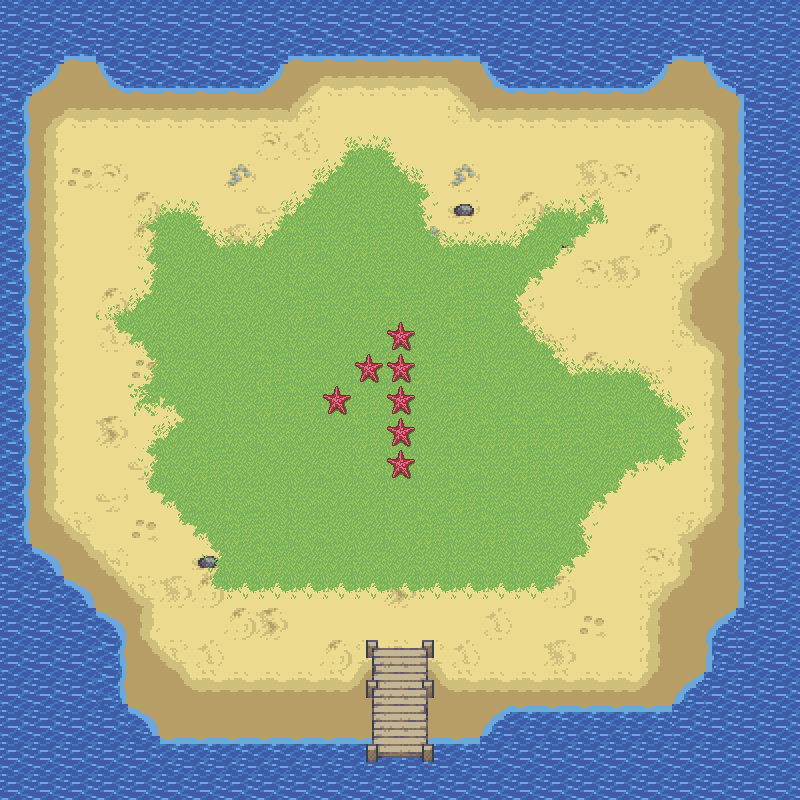

Rendered tile map (Tiled .tmx) drawn with the repository's tilesets; below, a short description and the map source with its tile grids summarised:
An orthogonal 25x25 tile map with 32x32 px tiles, 6 tile layers (entryIsland03, exit, bottom, gras, ...), 5 tilesets and 2 objects.

<map version="1.5" tiledversion="1.5.0" orientation="orthogonal" renderorder="right-down" width="25" height="25" tilewidth="32" tileheight="32" infinite="0" nextlayerid="8" nextobjectid="1">
 <editorsettings>
  <chunksize width="32" height="32" />
  <export target="insel01.json" format="json" />
 </editorsettings>
 <tileset firstgid="1" name="tf_beach_tileB" tilewidth="32" tileheight="32" tilecount="256" columns="16">
  <image source="tf_beach_tileB.png" width="512" height="512" />
  <tile id="1" probability="0.05" />
  <tile id="2" probability="0.05" />
  <tile id="3" probability="0.05" />
  <tile id="4" probability="0.05" />
  <tile id="5" probability="0.05" />
  <tile id="6" probability="0.05" />
  <tile id="7" probability="0.75" />
  <tile id="16" probability="0.005" />
  <tile id="17" probability="0.005" />
  <tile id="18" probability="0.005" />
  <tile id="19" probability="0.005" />
  <tile id="20" probability="0.005" />
  <tile id="21" probability="0.005" />
  <tile id="22" probability="0.005" />
  <tile id="23" probability="0.005" />
  <tile id="32" probability="0.005" />
  <tile id="33" probability="0.005" />
  <tile id="34" probability="0.005" />
  <wangsets>
   <wangset name="BeachSand" type="corner" tile="7">
    <wangcolor name="" color="#e7e70a" tile="-1" probability="1" />
    <wangtile tileid="1" wangid="0,1,0,1,0,1,0,1" />
    <wangtile tileid="2" wangid="0,1,0,1,0,1,0,1" />
    <wangtile tileid="3" wangid="0,1,0,1,0,1,0,1" />
    <wangtile tileid="4" wangid="0,1,0,1,0,1,0,1" />
    <wangtile tileid="5" wangid="0,1,0,1,0,1,0,1" />
    <wangtile tileid="6" wangid="0,1,0,1,0,1,0,1" />
    <wangtile tileid="7" wangid="0,1,0,1,0,1,0,1" />
    <wangtile tileid="16" wangid="0,1,0,1,0,1,0,1" />
    <wangtile tileid="17" wangid="0,1,0,1,0,1,0,1" />
    <wangtile tileid="18" wangid="0,1,0,1,0,1,0,1" />
    <wangtile tileid="19" wangid="0,1,0,1,0,1,0,1" />
    <wangtile tileid="20" wangid="0,1,0,1,0,1,0,1" />
    <wangtile tileid="21" wangid="0,1,0,1,0,1,0,1" />
    <wangtile tileid="22" wangid="0,1,0,1,0,1,0,1" />
    <wangtile tileid="23" wangid="0,1,0,1,0,1,0,1" />
    <wangtile tileid="32" wangid="0,1,0,1,0,1,0,1" />
    <wangtile tileid="33" wangid="0,1,0,1,0,1,0,1" />
    <wangtile tileid="34" wangid="0,1,0,1,0,1,0,1" />
    <wangtile tileid="152" wangid="0,1,0,0,0,1,0,1" />
    <wangtile tileid="153" wangid="0,0,0,0,0,0,0,1" />
    <wangtile tileid="154" wangid="0,1,0,0,0,0,0,0" />
    <wangtile tileid="155" wangid="0,1,0,1,0,0,0,1" />
    <wangtile tileid="156" wangid="0,1,0,0,0,1,0,1" />
    <wangtile tileid="157" wangid="0,1,0,0,0,0,0,1" />
    <wangtile tileid="158" wangid="0,1,0,1,0,0,0,1" />
    <wangtile tileid="168" wangid="0,0,0,0,0,1,0,1" />
    <wangtile tileid="171" wangid="0,1,0,1,0,0,0,0" />
    <wangtile tileid="172" wangid="0,0,0,0,0,0,0,1" />
    <wangtile tileid="174" wangid="0,1,0,0,0,0,0,0" />
    <wangtile tileid="184" wangid="0,0,0,1,0,1,0,1" />
    <wangtile tileid="185" wangid="0,0,0,0,0,1,0,0" />
    <wangtile tileid="186" wangid="0,0,0,1,0,0,0,0" />
    <wangtile tileid="187" wangid="0,1,0,1,0,1,0,0" />
    <wangtile tileid="188" wangid="0,0,0,0,0,1,0,0" />
    <wangtile tileid="190" wangid="0,0,0,1,0,0,0,0" />
    <wangtile tileid="204" wangid="0,0,0,1,0,1,0,1" />
    <wangtile tileid="205" wangid="0,0,0,1,0,1,0,0" />
    <wangtile tileid="206" wangid="0,1,0,1,0,1,0,0" />
   </wangset>
   <wangset name="WetSand" type="corner" tile="169">
    <wangcolor name="" color="#ff0000" tile="-1" probability="1" />
    <wangtile tileid="152" wangid="0,0,0,1,0,0,0,0" />
    <wangtile tileid="153" wangid="0,1,0,1,0,1,0,0" />
    <wangtile tileid="154" wangid="0,0,0,1,0,1,0,1" />
    <wangtile tileid="155" wangid="0,0,0,0,0,1,0,0" />
    <wangtile tileid="156" wangid="0,0,0,1,0,0,0,0" />
    <wangtile tileid="157" wangid="0,0,0,1,0,1,0,0" />
    <wangtile tileid="158" wangid="0,0,0,0,0,1,0,0" />
    <wangtile tileid="168" wangid="0,1,0,1,0,0,0,0" />
    <wangtile tileid="169" wangid="0,1,0,1,0,1,0,1" />
    <wangtile tileid="171" wangid="0,0,0,0,0,1,0,1" />
    <wangtile tileid="172" wangid="0,1,0,1,0,1,0,0" />
    <wangtile tileid="174" wangid="0,0,0,1,0,1,0,1" />
    <wangtile tileid="184" wangid="0,1,0,0,0,0,0,0" />
    <wangtile tileid="185" wangid="0,1,0,1,0,0,0,1" />
    <wangtile tileid="186" wangid="0,1,0,0,0,1,0,1" />
    <wangtile tileid="187" wangid="0,0,0,0,0,0,0,1" />
    <wangtile tileid="188" wangid="0,1,0,1,0,0,0,1" />
    <wangtile tileid="190" wangid="0,1,0,0,0,1,0,1" />
    <wangtile tileid="204" wangid="0,1,0,0,0,0,0,0" />
    <wangtile tileid="205" wangid="0,1,0,0,0,0,0,1" />
    <wangtile tileid="206" wangid="0,0,0,0,0,0,0,1" />
   </wangset>
  </wangsets>
 </tileset>
 <tileset firstgid="257" name="tf_beach_tileA1" tilewidth="32" tileheight="32" tilecount="192" columns="16">
  <image source="tf_beach_tileA1.png" width="512" height="384" />
  <tile id="0">
   <animation>
    <frame tileid="0" duration="100" />
    <frame tileid="1" duration="100" />
    <frame tileid="2" duration="100" />
    <frame tileid="3" duration="100" />
    <frame tileid="4" duration="100" />
    <frame tileid="5" duration="100" />
   </animation>
  </tile>
  <tile id="6">
   <properties>
    <property name="collides" type="bool" value="true" />
   </properties>
  </tile>
  <tile id="8">
   <animation>
    <frame tileid="8" duration="100" />
    <frame tileid="9" duration="100" />
    <frame tileid="10" duration="100" />
    <frame tileid="11" duration="100" />
    <frame tileid="12" duration="100" />
    <frame tileid="13" duration="100" />
   </animation>
  </tile>
  <tile id="9">
   <animation>
    <frame tileid="8" duration="100" />
   </animation>
  </tile>
  <tile id="48">
   <animation>
    <frame tileid="48" duration="100" />
    <frame tileid="49" duration="100" />
    <frame tileid="50" duration="100" />
    <frame tileid="51" duration="100" />
    <frame tileid="52" duration="100" />
    <frame tileid="53" duration="100" />
   </animation>
  </tile>
  <tile id="56">
   <animation>
    <frame tileid="56" duration="100" />
    <frame tileid="57" duration="100" />
    <frame tileid="58" duration="100" />
    <frame tileid="59" duration="100" />
    <frame tileid="60" duration="100" />
    <frame tileid="61" duration="100" />
   </animation>
  </tile>
  <tile id="96">
   <animation>
    <frame tileid="96" duration="100" />
    <frame tileid="97" duration="100" />
    <frame tileid="98" duration="100" />
    <frame tileid="99" duration="100" />
    <frame tileid="100" duration="100" />
    <frame tileid="101" duration="100" />
   </animation>
  </tile>
  <tile id="104">
   <animation>
    <frame tileid="104" duration="100" />
    <frame tileid="105" duration="100" />
    <frame tileid="106" duration="100" />
    <frame tileid="107" duration="100" />
    <frame tileid="108" duration="100" />
    <frame tileid="109" duration="100" />
   </animation>
  </tile>
  <tile id="144">
   <animation>
    <frame tileid="144" duration="100" />
    <frame tileid="145" duration="100" />
    <frame tileid="146" duration="100" />
    <frame tileid="147" duration="100" />
    <frame tileid="148" duration="100" />
    <frame tileid="149" duration="100" />
   </animation>
  </tile>
  <tile id="152">
   <animation>
    <frame tileid="152" duration="100" />
    <frame tileid="153" duration="100" />
    <frame tileid="154" duration="100" />
    <frame tileid="155" duration="100" />
    <frame tileid="156" duration="100" />
    <frame tileid="157" duration="100" />
   </animation>
  </tile>
  <wangsets>
   <wangset name="Water" type="edge" tile="6">
    <wangcolor name="" color="#ffaaff" tile="-1" probability="1" />
    <wangtile tileid="0" wangid="1,0,1,0,1,0,0,0" />
    <wangtile tileid="6" wangid="1,0,1,0,1,0,1,0" />
    <wangtile tileid="8" wangid="0,0,1,0,1,0,0,0" />
    <wangtile tileid="48" wangid="1,0,0,0,1,0,1,0" />
    <wangtile tileid="56" wangid="1,0,1,0,0,0,0,0" />
    <wangtile tileid="96" wangid="0,0,1,0,1,0,1,0" />
    <wangtile tileid="104" wangid="0,0,0,0,1,0,1,0" />
    <wangtile tileid="144" wangid="1,0,1,0,0,0,1,0" />
    <wangtile tileid="152" wangid="1,0,0,0,0,0,1,0" />
   </wangset>
  </wangsets>
 </tileset>
 <tileset firstgid="449" name="ZRPGBeach" tilewidth="32" tileheight="32" tilecount="1024" columns="32">
  <image source="ZRPGBeach.png" width="1024" height="1024" />
  <tile id="225">
   <objectgroup draworder="index" id="3">
    <object id="4" x="1" y="0" width="27" height="32" />
    <object id="5" x="18.5526" y="9.86842">
     <ellipse />
    </object>
   </objectgroup>
  </tile>
  <wangsets>
   <wangset name="Kies" type="corner" tile="641">
    <wangcolor name="" color="#ffaa00" tile="-1" probability="1" />
    <wangtile tileid="544" wangid="0,1,0,0,0,1,0,1" />
    <wangtile tileid="545" wangid="0,1,0,1,0,0,0,1" />
    <wangtile tileid="576" wangid="0,0,0,1,0,1,0,1" />
    <wangtile tileid="577" wangid="0,1,0,1,0,1,0,0" />
    <wangtile tileid="608" wangid="0,0,0,1,0,0,0,0" />
    <wangtile tileid="609" wangid="0,0,0,1,0,1,0,0" />
    <wangtile tileid="610" wangid="0,0,0,0,0,1,0,0" />
    <wangtile tileid="640" wangid="0,1,0,1,0,0,0,0" />
    <wangtile tileid="641" wangid="0,1,0,1,0,1,0,1" />
    <wangtile tileid="642" wangid="0,0,0,0,0,1,0,1" />
    <wangtile tileid="672" wangid="0,1,0,0,0,0,0,0" />
    <wangtile tileid="673" wangid="0,1,0,0,0,0,0,1" />
    <wangtile tileid="674" wangid="0,0,0,0,0,0,0,1" />
   </wangset>
  </wangsets>
 </tileset>
 <tileset firstgid="1473" name="ZRPGRocks2" tilewidth="32" tileheight="32" tilecount="1024" columns="32">
  <image source="ZRPGRocks2.png" width="1024" height="1024" />
  <wangsets>
   <wangset name="GrasDark" type="corner" tile="905">
    <wangcolor name="" color="#ff557f" tile="-1" probability="1" />
    <wangtile tileid="886" wangid="0,0,0,1,0,0,0,0" />
    <wangtile tileid="887" wangid="0,0,0,0,0,1,0,0" />
    <wangtile tileid="904" wangid="0,1,0,1,0,1,0,1" />
    <wangtile tileid="905" wangid="0,1,0,1,0,1,0,1" />
    <wangtile tileid="917" wangid="0,0,0,1,0,0,0,0" />
    <wangtile tileid="918" wangid="0,1,0,1,0,1,0,0" />
    <wangtile tileid="919" wangid="0,0,0,1,0,1,0,1" />
    <wangtile tileid="920" wangid="0,0,0,0,0,1,0,0" />
    <wangtile tileid="936" wangid="0,1,0,1,0,1,0,1" />
    <wangtile tileid="937" wangid="0,1,0,1,0,1,0,1" />
    <wangtile tileid="949" wangid="0,1,0,0,0,0,0,0" />
    <wangtile tileid="950" wangid="0,1,0,1,0,0,0,1" />
    <wangtile tileid="951" wangid="0,1,0,0,0,1,0,1" />
    <wangtile tileid="952" wangid="0,0,0,0,0,0,0,1" />
    <wangtile tileid="982" wangid="0,1,0,0,0,0,0,0" />
    <wangtile tileid="983" wangid="0,0,0,0,0,0,0,1" />
   </wangset>
   <wangset name="GrasLight" type="corner" tile="841">
    <wangcolor name="" color="#a7fbff" tile="-1" probability="1" />
    <wangtile tileid="619" wangid="0,0,0,1,0,0,0,0" />
    <wangtile tileid="620" wangid="0,0,0,1,0,1,0,0" />
    <wangtile tileid="621" wangid="0,0,0,0,0,1,0,0" />
    <wangtile tileid="650" wangid="0,0,0,1,0,0,0,0" />
    <wangtile tileid="651" wangid="0,1,0,1,0,1,0,0" />
    <wangtile tileid="653" wangid="0,0,0,1,0,1,0,1" />
    <wangtile tileid="654" wangid="0,0,0,0,0,1,0,0" />
    <wangtile tileid="682" wangid="0,1,0,1,0,0,0,0" />
    <wangtile tileid="686" wangid="0,0,0,0,0,1,0,1" />
    <wangtile tileid="714" wangid="0,1,0,0,0,0,0,0" />
    <wangtile tileid="715" wangid="0,1,0,1,0,0,0,1" />
    <wangtile tileid="717" wangid="0,1,0,0,0,1,0,1" />
    <wangtile tileid="718" wangid="0,0,0,0,0,0,0,1" />
    <wangtile tileid="747" wangid="0,1,0,0,0,0,0,0" />
    <wangtile tileid="748" wangid="0,1,0,0,0,0,0,1" />
    <wangtile tileid="749" wangid="0,0,0,0,0,0,0,1" />
    <wangtile tileid="840" wangid="0,1,0,1,0,1,0,1" />
    <wangtile tileid="841" wangid="0,1,0,1,0,1,0,1" />
    <wangtile tileid="872" wangid="0,1,0,1,0,1,0,1" />
    <wangtile tileid="873" wangid="0,1,0,1,0,1,0,1" />
    <wangtile tileid="879" wangid="0,0,0,1,0,0,0,0" />
    <wangtile tileid="880" wangid="0,0,0,0,0,1,0,0" />
    <wangtile tileid="911" wangid="0,1,0,0,0,0,0,0" />
    <wangtile tileid="912" wangid="0,0,0,0,0,0,0,1" />
   </wangset>
  </wangsets>
 </tileset>
 <tileset firstgid="2497" name="ZRPGtrees" tilewidth="32" tileheight="32" tilecount="1024" columns="32">
  <image source="ZRPGtrees.png" width="1024" height="1024" />
 </tileset>
 <layer id="2" name="entryIsland03" width="25" height="25">
  <properties>
   <property name="startLayer" type="bool" value="true" />
  </properties>
  <data>[625 cells, 6 non-empty, 1 distinct tile ids]</data>
 </layer>
 <layer id="3" name="exit" width="25" height="25">
  <properties>
   <property name="exitUrl" value="/TestMap/map.json#entry01" />
  </properties>
  <data>[625 cells, 6 non-empty, 1 distinct tile ids]</data>
 </layer>
 <layer id="1" name="bottom" width="25" height="25">
  <data>[625 cells, 625 non-empty, 40 distinct tile ids]</data>
 </layer>
 <layer id="7" name="gras" width="25" height="25">
  <data>[625 cells, 204 non-empty, 23 distinct tile ids]</data>
 </layer>
 <layer id="6" name="websiteLayer" width="25" height="25">
  <data>[625 cells, 0 non-empty, 0 distinct tile ids]</data>
 </layer>
 <layer id="4" name="objects" width="25" height="25">
  <data>[625 cells, 19 non-empty, 13 distinct tile ids]</data>
 </layer>
 <objectgroup id="5" name="floorLayer" />
</map>
